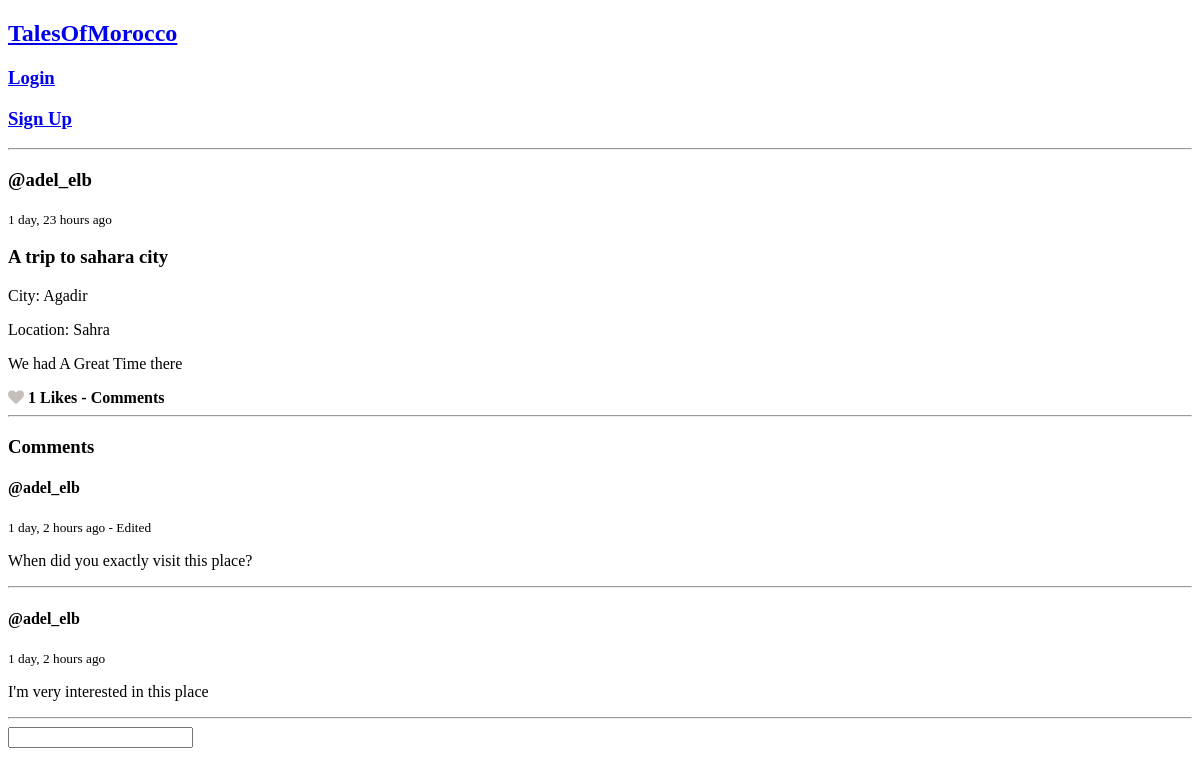
Page /blog/3/ on the committed database.
### base/models.py (models this page shows, shortened)
class BlogPost(models.Model):
    author = models.ForeignKey(User, on_delete=models.CASCADE, null=True)
    title = models.CharField(max_length=200)
    city = models.ForeignKey(City, on_delete=models.SET_NULL, null=True)
    specific_location = models.CharField(max_length=200, null=True, blank=True)
    description = models.TextField(null=False, blank=False)
    food = models.CharField(max_length=200, blank=True)
    food_rating = models.IntegerField(null=True, blank=True,
                                      validators=[MinValueValidator(1),
                                                  MaxValueValidator(5)])
    accommodation = models.CharField(max_length=200, blank=True)
    accommodation_rating = models.IntegerField(null=True, blank=True,
                                               validators=[MinValueValidator(1),
                                                           MaxValueValidator(5)])
    picture = models.ImageField(null=True, blank=True)
    likes = models.IntegerField(default=0)
    updated = models.DateTimeField(auto_now=True)
    created = models.DateTimeField(auto_now_add=True)
    class Meta:
        ordering = ['-updated', '-created']

class User(AbstractUser):
    name = models.CharField(max_length=200, null=True, blank=False)
    email = models.EmailField(unique=True, null=False, blank=False)
    bio = models.TextField(null=True)
    avatar = models.ImageField(null=True, default="default.jpg")
    USERNAME_FIELD = 'email'
    REQUIRED_FIELDS = []

class City(models.Model):
    name = models.CharField(max_length=200)
    def __str__(self) -> str:
        return self.name

class Comment(models.Model):
    user = models.ForeignKey(User, on_delete=models.CASCADE)
    blogPost = models.ForeignKey(BlogPost, on_delete=models.CASCADE)
    body = models.TextField()
    edited = models.BooleanField(default=False)
    updated = models.DateTimeField(auto_now=True)
    created = models.DateTimeField(auto_now_add=True)

### base/views.py (the view, shortened to what this page needs)
# urls.py: 2. Add a URL to urlpatterns:  path('blog/', include('blog.urls'))
def blog(request, pk):
    post = get_object_or_404(BlogPost, id=int(pk))
    user_likes = None;
    if request.user.is_authenticated:
        user_likes = Like.objects.filter(user=request.user)
    post.user_liked = user_likes.filter(blogPost=post).exists() if user_likes else False
    post_comments = post.comment_set.all().order_by('-created')
    context = {
        'title': post.title,
        'post': post,
        'post_comments': post_comments
    }
    return render(request, 'blog.html', context)

### base/templates/blog.html (shortened to what this page needs)
{% extends 'layout.html' %}
{% load static %}
{% block content %}
<div class="blog-post">
    <h3>@{{ post.author.username }}</h3>
    <small>{{ post.created | timesince }} ago</small>
    <h3>{{ post.title }}</h3>
    <p>City: {{ post.city }}</p>
    <p>Location: {{ post.specific_location }}</p>
    <p>{{ post.description }}</p>
      <i class="fa fa-heart {% if post.user_liked %}liked{% endif %}" data-post-id="{{ post.id }}"></i>
      <b><span id="like-{{ post.id }}">{{ post.likes }} Likes</span> - {{ post.comments.count }} Comments</b>
    <hr>
    <h3>Comments</h3>
    {% for comment in post_comments %}
        <h4>@{{ comment.user.username }}</h4>
        {% if comment.edited %}
            <small>{{ comment.created | timesince }} ago - Edited</small>
        {% else %}
            <small>{{ comment.created | timesince }} ago</small>
        {% endif %}
        <p>{{ comment.body }}</p>
        <hr>
    {% endfor %}
    <form method="POST" action="">
        <input type="text" name="body">
    </form>
</div>
{% endblock %}

### static/styles/main.css (style rules this page uses)
i.fa.fa-heart { color: #C6BEBC; cursor: pointer; }

### rows in the picture
BlogPost: author.username "adel_elb", created "1 day, 23 hours", title "A trip to sahara city", city "Agadir", specific_location "Sahra", description "We had A Great Time there", likes "1"
Comment: user.username "adel_elb", created "1 day, 2 hours", body "When did you exactly visit this place?"
Comment: user.username "adel_elb", created "1 day, 2 hours", body "I'm very interested in this place"
